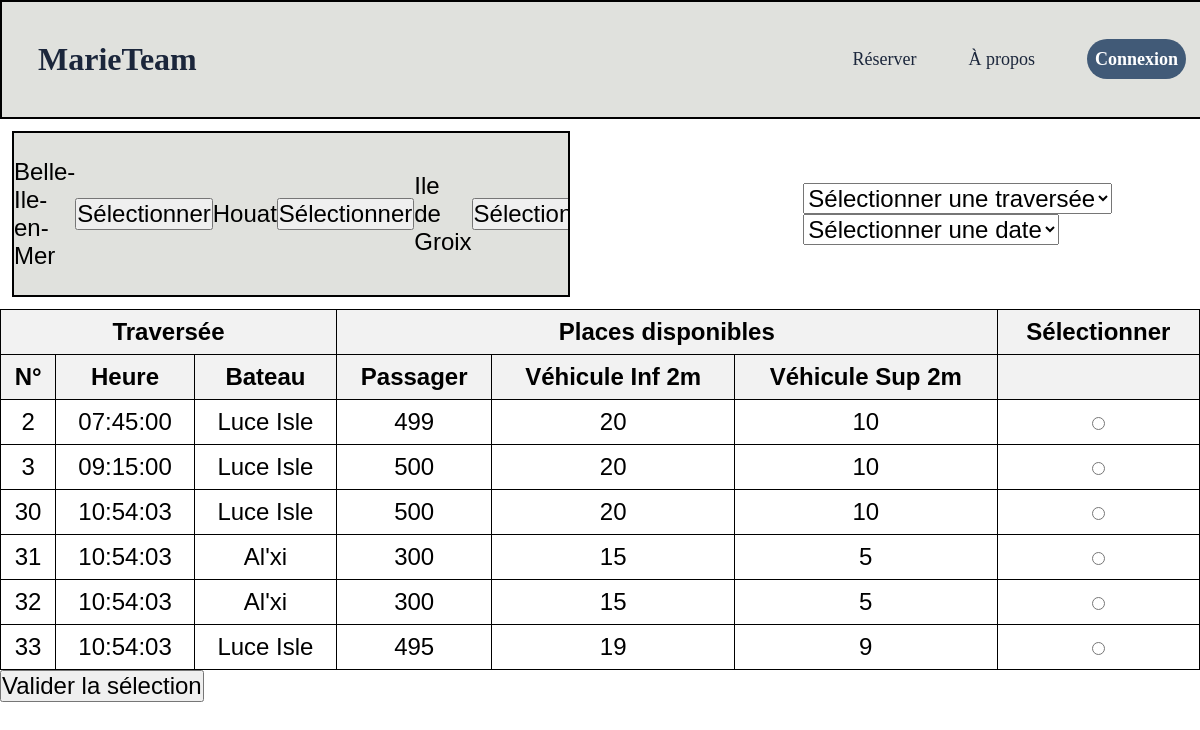
Page /Pages/reserver.php on the committed database.
### tables this page shows
CREATE TABLE `bateau` (
  `id_bateau` int(11) NOT NULL,
  `nom_bateau` varchar(50) DEFAULT NULL,
  `long_bateau` decimal(4,2) DEFAULT NULL,
  `larg_bateau` decimal(4,2) DEFAULT NULL,
  `vitesse_bateau` varchar(50) DEFAULT NULL
);

### Fonctions/Script.php (called while the page is built, shortened)
<?php
function connexionBase($servername, $username, $password, $dbname) {
    try {
        return new PDO("mysql:host=$servername;dbname=$dbname", $username, $password, [
            PDO::ATTR_ERRMODE => PDO::ERRMODE_EXCEPTION,
            PDO::ATTR_DEFAULT_FETCH_MODE => PDO::FETCH_ASSOC,
        ]);
    } catch (PDOException $e) {
        echo "Erreur de connexion : " . $e->getMessage();
        return null;
    }
}
function getSecteurs() {
    $servername = "127.0.0.1";
    $username = "root";
    $password = "";
    $dbname = "marieteam";
    $sql = "SELECT nom_secteur
            FROM secteur
            INNER JOIN liaison ON liaison.id_secteur = secteur.id_secteur
            INNER JOIN traversée ON traversée.id_travers = liaison.id_travers
            WHERE traversée.date_travers > CURRENT_DATE
            GROUP BY secteur.nom_secteur";
    $pdo = connexionBase($servername, $username, $password, $dbname);
    $stmt = $pdo->prepare($sql);
    $stmt->execute();
    return $stmt->fetchAll();
}
function GetInfo() {
    $servername = "localhost";
    $username = "root";
    $password = "";
    $dbname = "marieteam";
    $pdo = connexionBase($servername, $username, $password, $dbname);
    $sql = "SELECT traversée.id_travers, heure_travers, nom_bateau, PlaceDispoPassager.PlaceDispo AS 'Passager', PlaceDispoVéhiculeInf2m.PlaceDispo AS 'véhicule inf2m', PlaceDispoVéhiculeSup2m.PlaceDispo AS 'véhicule sup2m'
    FROM traversée
    INNER JOIN bateau ON traversée.id_bateau = bateau.id_bateau
    INNER JOIN PlaceDispoPassager ON traversée.id_travers = PlaceDispoPassager.id_travers
    INNER JOIN PlaceDispoVéhiculeInf2m ON traversée.id_travers = PlaceDispoVéhiculeInf2m.id_travers
    INNER JOIN PlaceDispoVéhiculeSup2m ON traversée.id_travers = PlaceDispoVéhiculeSup2m.id_travers
    INNER JOIN liaison on traversée.id_travers = liaison.id_travers
    INNER JOIN secteur on liaison.id_secteur = secteur.id_secteur";
    $stmt = $pdo->prepare($sql);
    $stmt->execute();
    return $stmt->fetchAll(PDO::FETCH_ASSOC);
}
?>

### Pages/reserver.php (the view, shortened to what this page needs)
<?php
    include '../Fonctions/scriptUserConnecte.php';
?>
<!DOCTYPE html>
<html lang="fr">
<head>
    <link rel="stylesheet" href="../Style/style.css">
</head>
<body>
    <nav class="menu">
      <ul>
        <?php if ($_SESSION['typer_user'] === 'Gestionnaire'): ?>
          <li class="titre-marieteam"><a href="accueilAdmin.php"><b>MarieTeam</b></a></li>
          <?php else: ?>
              <li class="titre-marieteam"><a href="index.php"><b>MarieTeam</b></a></li>
          <?php endif; ?>        <div class="nav-buttons">
        <?php if (isset($prenom) && isset($nom)): ?>
            <li><a class='active' href="reserver.php">Réserver</a></li>
          <?php else: ?>
            <li><a href="connexion.php">Réserver</a></li>
          <?php endif; ?>
          <li><a href="index.php">À propos</a></li>
          <?php if (isset($prenom) && isset($nom)): ?>
            <li><a href="profile.php"><b class="connexion-btn"><?php echo $prenom . ' ' . $nom; ?></b></a></li>
          <?php else: ?>
            <li><a href="connexion.php"><b class="connexion-btn">Connexion</b></a></li>
          <?php endif; ?>
        </div>
      </ul>
    </nav>
    <?php
        include '../Fonctions/Script.php';
        $secteurs = getSecteurs();
        $infos = GetInfo();
    ?>
<div class="blockR">
        <div class="destination">
            <ul>
            <?php foreach ($secteurs as $secteurItem): ?>
                    <?php echo htmlspecialchars($secteurItem['nom_secteur']); ?>
                    <button type="button" onclick="selectionnerSecteur('<?php echo htmlspecialchars($secteurItem['nom_secteur']); ?>')">
                        Sélectionner
                    </button>
            <?php endforeach; ?>
            </ul>
        </div>
        <div class="tableauReservation">
            <select name="traversee" data-nom-secteur="<?= htmlspecialchars($nom_secteur) ?>" onchange="selectionnerTraversee(this.value)">
                <option value="">Sélectionner une traversée</option>
            </select>
            <select name="date_traversee" id="date_traversee">
                <option value="">Sélectionner une date</option>
            </select>
        </div>
    </div>
    <form id="selectionForm" action="reservation.php" method="POST">
        <table>
            <thead>
                <tr>
                    <th colspan="3">Traversée</th>
                    <th colspan="3">Places disponibles</th>
                    <th>Sélectionner</th>
                </tr>
                <tr>
                    <th>N°</th>
                    <th>Heure</th>
                    <th>Bateau</th>
                    <th>Passager</th>
                    <th>Véhicule Inf 2m</th>
                    <th>Véhicule Sup 2m</th>
                    <th></th>
                </tr>
            </thead>
            <tbody>
                <?php foreach ($infos as $info) : ?>
                    <tr>
                        <td><?= htmlspecialchars($info['id_travers']) ?></td>
                        <td><?= htmlspecialchars($info['heure_travers']) ?></td>
                        <td><?= htmlspecialchars($info['nom_bateau']) ?></td>
                        <td><?= htmlspecialchars($info['Passager']) ?></td>
                        <td><?= htmlspecialchars($info['véhicule inf2m']) ?></td>
                        <td><?= htmlspecialchars($info['véhicule sup2m']) ?></td>
                        <td>
                            <input type="radio" name="id_travers" value="<?= htmlspecialchars($info['id_travers']) ?>">
                        </td>
                    </tr>
                <?php endforeach; ?>
            </tbody>
        </table>
        <button type="submit">Valider la sélection</button>
    </form>
</body>
</html>

### Style/style.css (style rules this page uses)
* { margin: 0; padding: 0; font-family: "Bahnschrift", sans-serif; font-size: x-large; }
body { background-image: #ACB7C3; background-attachment: fixed; height: 100%; }
ul { list-style-type: none; margin: 0; padding: 25px 0; overflow: hidden; background-color: #E0E1DD; display: flex; align-items: center; width: 100%; border: 2px solid black; }
.titre-marieteam { margin-right: auto; }
li b { font-size: xx-large; font-family: "Lucida fax"; }
.nav-buttons { display: flex; }
li { margin-left: 20px; }
li a { font-size: large; font-family: "Lucida fax"; display: block; color: #1B263B; text-align: center; padding: 14px 16px; text-decoration: none; }
b { font-weight: bold; }
.connexion-btn { font-size: large; font-family: "Lucida fax"; cursor: pointer; background-color: #415A77; color: white; padding: 10px 8px; border-radius: 20px; text-decoration: none; }
input { width: 100%; border: 1px solid #ccc; border-radius: 10px; max-width: 800px; margin: 30 auto; padding: 8; }
.blockR { margin: 0; padding: 1%; display: flex; justify-content: space-between; align-items: center; }
.destination { display: flex; width: 100%; }
.destination ul { display: flex; width: 70%; list-style: none; }
table { width: 100%; border-collapse: collapse; }
th, td { border: 1px solid black; padding: 8px; text-align: center; }
th { background-color: #f2f2f2; }

### rows in the picture
traversée: id_travers "2", heure_travers "07:45:00", id_bateau.nom_bateau "Luce Isle", Passager "499", véhicule "20", véhicule "10"
traversée: id_travers "3", heure_travers "09:15:00", id_bateau.nom_bateau "Luce Isle", Passager "500", véhicule "20", véhicule "10"
traversée: id_travers "30", heure_travers "10:54:03", id_bateau.nom_bateau "Luce Isle", Passager "500", véhicule "20", véhicule "10"
traversée: id_travers "31", heure_travers "10:54:03", id_bateau.nom_bateau "Al'xi", Passager "300", véhicule "15", véhicule "5"
traversée: id_travers "32", heure_travers "10:54:03", id_bateau.nom_bateau "Al'xi", Passager "300", véhicule "15", véhicule "5"
traversée: id_travers "33", heure_travers "10:54:03", id_bateau.nom_bateau "Luce Isle", Passager "495", véhicule "19", véhicule "9"

### other values in the picture
$secteurItem['nom_secteur'] "Belle-Ile-en-Mer"
$secteurItem['nom_secteur'] "Houat"
$secteurItem['nom_secteur'] "Ile de Groix"
